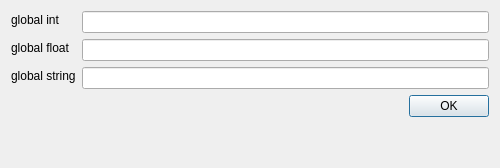
<?xml version="1.0" encoding="UTF-8"?>
<ui version="4.0">
 <class>GlobalDialog</class>
 <widget class="QDialog" name="GlobalDialog">
  <property name="geometry">
   <rect>
    <x>0</x>
    <y>0</y>
    <width>500</width>
    <height>168</height>
   </rect>
  </property>
  <property name="minimumSize">
   <size>
    <width>470</width>
    <height>168</height>
   </size>
  </property>
  <property name="maximumSize">
   <size>
    <width>16777215</width>
    <height>168</height>
   </size>
  </property>
  <property name="windowTitle">
   <string>Global Variables</string>
  </property>
  <property name="locale">
   <locale language="English" country="UnitedStates"/>
  </property>
  <layout class="QFormLayout" name="formLayout">
   <property name="fieldGrowthPolicy">
    <enum>QFormLayout::AllNonFixedFieldsGrow</enum>
   </property>
   <item row="2" column="0">
    <widget class="QLabel" name="labelFunction">
     <property name="sizePolicy">
      <sizepolicy hsizetype="Minimum" vsizetype="Minimum">
       <horstretch>0</horstretch>
       <verstretch>0</verstretch>
      </sizepolicy>
     </property>
     <property name="maximumSize">
      <size>
       <width>100</width>
       <height>17</height>
      </size>
     </property>
     <property name="text">
      <string>global float</string>
     </property>
    </widget>
   </item>
   <item row="5" column="0">
    <widget class="QLabel" name="labelParameters">
     <property name="maximumSize">
      <size>
       <width>120</width>
       <height>17</height>
      </size>
     </property>
     <property name="text">
      <string>global string</string>
     </property>
    </widget>
   </item>
   <item row="7" column="1">
    <widget class="QDialogButtonBox" name="buttonBox">
     <property name="orientation">
      <enum>Qt::Horizontal</enum>
     </property>
     <property name="standardButtons">
      <set>QDialogButtonBox::Ok</set>
     </property>
    </widget>
   </item>
   <item row="2" column="1">
    <widget class="QLineEdit" name="globalFloat">
     <property name="minimumSize">
      <size>
       <width>200</width>
       <height>0</height>
      </size>
     </property>
     <property name="maximumSize">
      <size>
       <width>16777215</width>
       <height>16777215</height>
      </size>
     </property>
     <property name="locale">
      <locale language="English" country="UnitedStates"/>
     </property>
    </widget>
   </item>
   <item row="5" column="1">
    <widget class="QLineEdit" name="globalString">
     <property name="minimumSize">
      <size>
       <width>120</width>
       <height>0</height>
      </size>
     </property>
    </widget>
   </item>
   <item row="0" column="1">
    <widget class="QLineEdit" name="globalInt"/>
   </item>
   <item row="0" column="0">
    <widget class="QLabel" name="labelType">
     <property name="maximumSize">
      <size>
       <width>100</width>
       <height>17</height>
      </size>
     </property>
     <property name="text">
      <string>global int</string>
     </property>
    </widget>
   </item>
  </layout>
 </widget>
 <resources/>
 <connections>
  <connection>
   <sender>buttonBox</sender>
   <signal>accepted()</signal>
   <receiver>GlobalDialog</receiver>
   <slot>accept()</slot>
   <hints>
    <hint type="sourcelabel">
     <x>248</x>
     <y>254</y>
    </hint>
    <hint type="destinationlabel">
     <x>157</x>
     <y>274</y>
    </hint>
   </hints>
  </connection>
  <connection>
   <sender>buttonBox</sender>
   <signal>rejected()</signal>
   <receiver>GlobalDialog</receiver>
   <slot>reject()</slot>
   <hints>
    <hint type="sourcelabel">
     <x>316</x>
     <y>260</y>
    </hint>
    <hint type="destinationlabel">
     <x>286</x>
     <y>274</y>
    </hint>
   </hints>
  </connection>
 </connections>
</ui>
